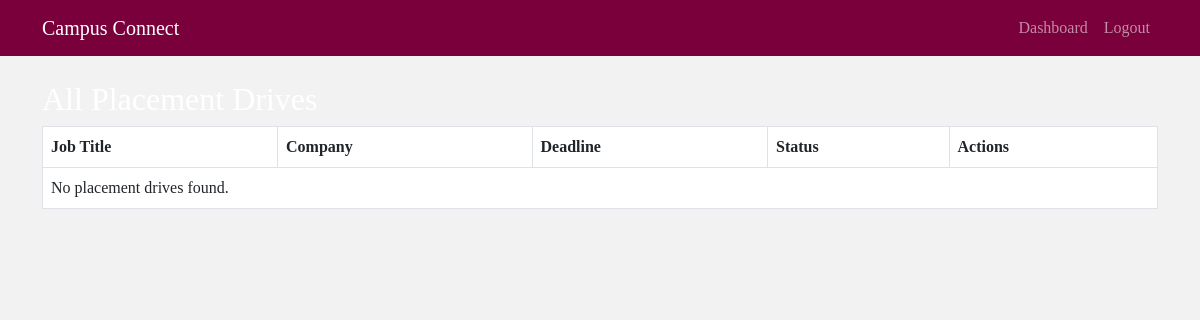
The app's page /admin/all_drives (signed in), older data.
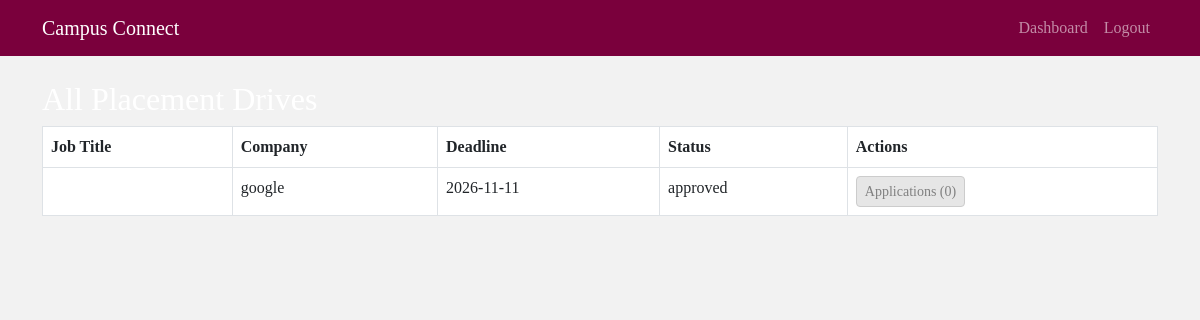
The same page, newer data.
### models.py (models this page shows)
class PlacementDrive(db.Model):
    __tablename__ = 'placement_drives'
    id = db.Column(db.Integer, primary_key=True)
    company_id = db.Column(db.Integer, db.ForeignKey('company_profiles.id'), nullable=False)
    position_title = db.Column(db.String(150), nullable=False)
    jd = db.Column(db.Text, nullable=False)
    eligibility_criteria = db.Column(db.Text, nullable=False)
    deadline = db.Column(db.Date, nullable=False)
    status = db.Column(db.String(20), default='pending') # pending, approved, rejected, closed
    applications = db.relationship('Application', backref='drive', cascade='all, delete-orphan')

class CompanyProfile(db.Model):
    __tablename__ = 'company_profiles'
    id = db.Column(db.Integer, primary_key=True)
    user_id = db.Column(db.Integer, db.ForeignKey('users.id'), nullable=False)
    company_name = db.Column(db.String(100), nullable=False)
    hr_contact = db.Column(db.String(100))
    website = db.Column(db.String(100))
    is_approved = db.Column(db.Boolean, default=False)
    drives = db.relationship('PlacementDrive', backref='company', cascade='all, delete-orphan')

### views/admin.py (the view)
@admin_bp.route('/all_drives')
@login_required
@role_required('admin')
def all_drives():
    drives = PlacementDrive.query.all()
    return render_template('admin/all_drives.html', drives=drives)

### views/utils.py (called while the page is built)
def role_required(role):
    def wrapper(f):
        @wraps(f)
        def check_role_and_execute(*args, **kwargs):
            if not current_user.is_authenticated or current_user.role != role:
                abort(403)
            if not current_user.is_active:
                abort(403, description="Your account is deactivated.")
            return f(*args, **kwargs)
        return check_role_and_execute
    return wrapper

### templates/admin/all_drives.html
{% extends "layout.html" %}
{% block content %}
<h2>All Placement Drives</h2>
<table class="table table-bordered">
    <thead>
        <tr>
            <th>Job Title</th>
            <th>Company</th>
            <th>Deadline</th>
            <th>Status</th>
            <th>Actions</th>
        </tr>
    </thead>
    <tbody>
        {% for drive in drives %}
        <tr>
            <td>{{ drive.job_title }}</td>
            <td>{{ drive.company.company_name }}</td>
            <td>{{ drive.deadline.strftime('%Y-%m-%d') }}</td>
            <td>{{ drive.status }}</td>
            <td>
                <a href="{{ url_for('admin.drive_applications', drive_id=drive.id) }}" class="btn btn-primary btn-sm">
                    Applications ({{ drive.applications|length }})
                </a>
            </td>
        </tr>
        {% endfor %}
        {% if not drives %}
        <tr>
            <td colspan="5">No placement drives found.</td>
        </tr>
        {% endif %}
    </tbody>
</table>
{% endblock %}

Row changes from the older to the newer data that the page shows:
added PlacementDrive: company.company_name "google", deadline "2026-11-11", status "approved", applications|length "0"
Text that changed along with them:
text no longer shown: "No placement drives found."
